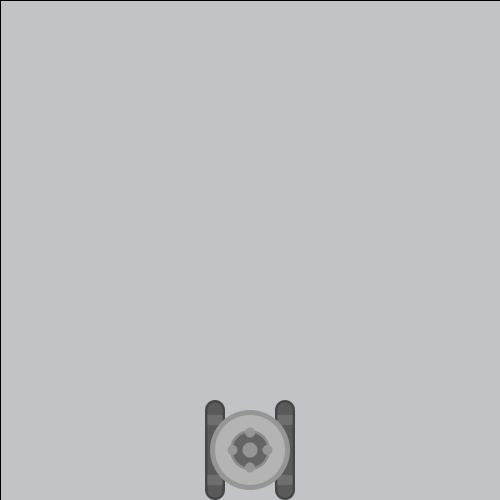
Frame 1 (no input)
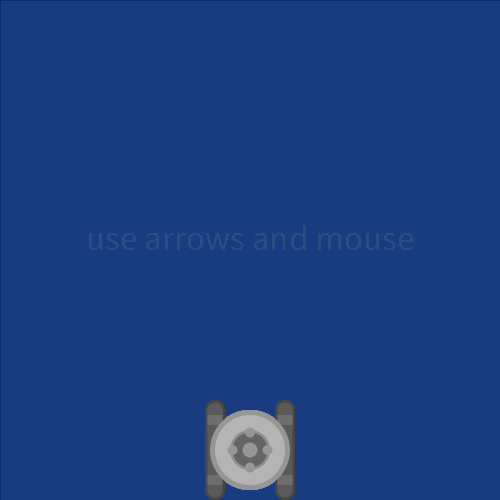
Frame 60 (the mouse pressed at the canvas centre just before this capture)
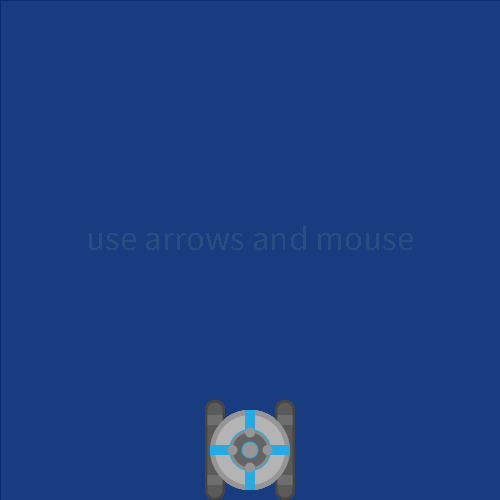
Frame 120 (the mouse held since frame 60 and released just before this capture)

The Processing sketch that drew these frames (run headless with seeded random() and noise(); from frame 60 on, the mouse is pressed at the canvas centre):

// Processing sketch: processing_140229
// ── processing_140229.pde

PShape s;
int x = 250;
int y = 450;
   void setup() {
     size(500, 500);
     textSize(35);
     textAlign(CENTER);
     
      }
 
   void draw() { 
     fill(20, 50, 120,15);
     rect(0, 0, width, height);
     fill(255, 1);
     text("use arrows and mouse", 250, 250);
    if (keyPressed && (key == CODED)) {  // If it’s a coded key
    if (keyCode == LEFT) {
      x--;
    } else if (keyCode == RIGHT) {
      x++;
    } else if (keyCode == UP) {
      y--;
    } else if (keyCode == DOWN) {
      y++;
} 
}

if (mousePressed) {
//robot below
noStroke();
fill(70);
rect(x-45, y-40, 20, 80);
ellipse(x-35, y-40, 20, 20);
ellipse(x-35, y+40, 20, 20);
rect(x+25, y-40, 20, 80);
ellipse(x+35, y-40, 20, 20);
ellipse(x+35, y+40, 20, 20);

fill(90);
rect(x-42.5, y-40, 15, 78);
ellipse(x-35, y-40, 15, 15);
ellipse(x-35, y+40, 15, 15);
rect(x+27.5, y-40, 15, 78);
ellipse(x+35, y-40, 15, 15);
ellipse(x+35, y+40, 15, 15);

fill(110);
rect(x-42.5, y-35, 15, 10);
rect(x-42.5, y+25, 15, 10);
rect(x+27.5, y-35, 15, 10);
rect(x+27.5, y+25, 15, 10);

fill(150);
ellipse(x, y, 80, 80);
fill(180);
ellipse(x, y, 70, 70);

//blue squares
fill(39, 169, 225);
rect(x-5, y-40, 10, 80);
rect(x-40, y-5, 80, 10);
ellipse(x, y, 42, 42);

fill(140);
ellipse(x, y, 40, 40);
fill(100);
ellipse(x, y, 35, 35);

fill(39, 169, 225);
ellipse(x, y, 17, 17);

fill(150);
ellipse(x, y, 15, 15);
ellipse(x+17.5, y, 10, 10); 
ellipse(x-17.5, y, 10, 10); 
ellipse(x, y+17.5, 10, 10); 
ellipse(x, y-17.5, 10, 10);
} else {
  noStroke();
fill(70);
rect(x-45, y-40, 20, 80);
ellipse(x-35, y-40, 20, 20);
ellipse(x-35, y+40, 20, 20);
rect(x+25, y-40, 20, 80);
ellipse(x+35, y-40, 20, 20);
ellipse(x+35, y+40, 20, 20);

fill(90);
rect(x-42.5, y-40, 15, 78);
ellipse(x-35, y-40, 15, 15);
ellipse(x-35, y+40, 15, 15);
rect(x+27.5, y-40, 15, 78);
ellipse(x+35, y-40, 15, 15);
ellipse(x+35, y+40, 15, 15);

fill(110);
rect(x-42.5, y-35, 15, 10);
rect(x-42.5, y+25, 15, 10);
rect(x+27.5, y-35, 15, 10);
rect(x+27.5, y+25, 15, 10);

fill(150);
ellipse(x, y, 80, 80);
fill(180);
ellipse(x, y, 70, 70);
//blue squares
//fill(39, 169, 225);
//rect(x-5, y-40, 10, 80);
//rect(x-40, y-5, 80, 10);
//ellipse(x, y, 42, 42);

fill(140);
ellipse(x, y, 40, 40);
fill(100);
ellipse(x, y, 35, 35);

//fill(39, 169, 225);
//ellipse(x, y, 17, 17);

fill(150);
ellipse(x, y, 15, 15);
ellipse(x+17.5, y, 10, 10); 
ellipse(x-17.5, y, 10, 10); 
ellipse(x, y+17.5, 10, 10); 
ellipse(x, y-17.5, 10, 10);
}
}
